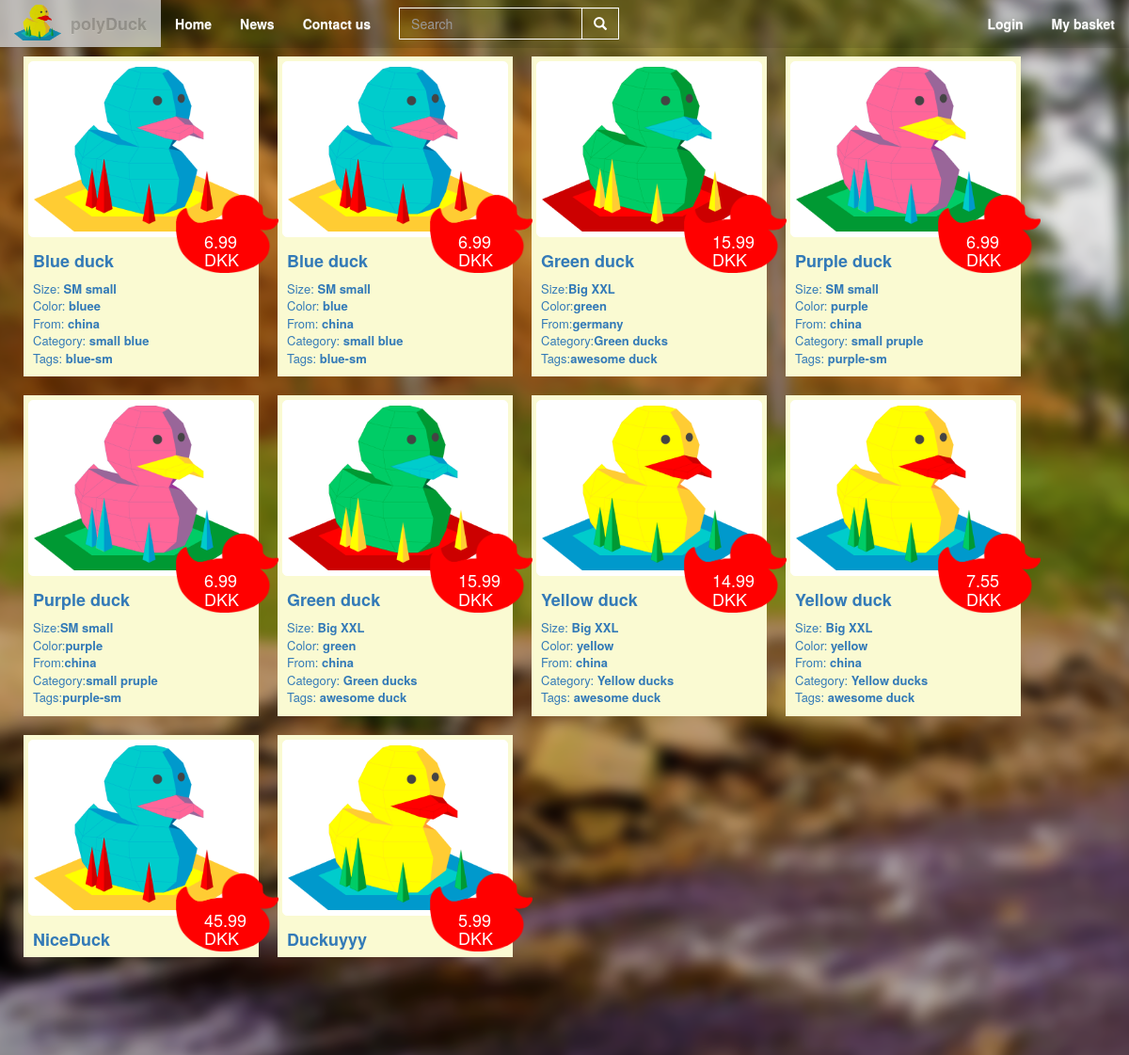
The page / on the database its author committed.
### tables this page shows
CREATE TABLE `products` (
  `Product_ID` int(20) NOT NULL,
  `name` varchar(50) NOT NULL,
  `price` float NOT NULL,
  `description` varchar(255) NOT NULL,
  `color` varchar(20) NOT NULL,
  `size` varchar(15) NOT NULL,
  `category` varchar(20) NOT NULL,
  `images` varchar(255) NOT NULL,
  `stock` int(255) NOT NULL,
  `tags` varchar(50) NOT NULL,
  `manufacture` varchar(100) NOT NULL,
  `views` int(15) DEFAULT NULL,
  `upVote` int(15) DEFAULT NULL
);

### model/Model.php (called while the page is built, shortened)
<?php
include_once ("model/Database.php");
 class Model {
        function Connect(){
         $db = require('model/conn.php');
         $connection = new Database($db);
         return $connection;
     }
	    public function getProductList()
	{
        $proData = $this->Connect()->getQuery("SELECT * FROM products");
            return $proData;
        }
}

### model/Database.php (called while the page is built, shortened)
<?php
class Database
{
    protected $conn;
    public function __construct(mysqli $conn){
        $this->conn = $conn;
    }
    public function getConnection(){
    return $this->conn;
    }
    public function getQuery($query){
        $getData = $this->getConnection()->query($query);
        return $getData;
    }
}

### view/productpage.php (the view)
<?php
    $output = '';
if(mysqli_num_rows($products) > 0){
        $output .= '';
    while($product = mysqli_fetch_array($products)){
		$output .=	'<div class="items">
 <a href="index.php?product='.$product['name'].'">
           <div class="itemWhite">
            <img class="itemPicture" src="' . $product['images'] . '">
            </div>
    <div class="itemInfoHide caption">
    <div class="transitionInformation">
         <h4>
         <strong>'.$product['name'].'</strong>
			</h4>
              <div class="pricey">
              <h4>' . $product['price'] . ' DKK</h4>
             <img src="red.png" class="stick">
              </div>
              <div class="otherInformation">
             Size:<strong>' . $product['size'] . '</strong><br>
             Color:<strong>' . $product['color'] . '</strong><br>
             From:<strong>' . $product['manufacture'] . '</strong><br>
             Category:<strong>' . $product['category'] . '</strong><br>
             Tags:<strong>' . $product['tags'] . '</strong><br>
              </div>
    </div>
    </div>
    </a>
</div>
			';
    }
    echo $output;
}
else
{
    echo ' ';
}
?>

### index.php (shortened to what this page needs)
<?php
include_once("controller/Controller.php");
$controller = new Controller();
?>
<!DOCTYPE html>
<html lang="en">
<head>
    <link rel="stylesheet" href="https://maxcdn.bootstrapcdn.com/bootstrap/3.3.7/css/bootstrap.min.css">
    <link rel="stylesheet" href="https://maxcdn.bootstrapcdn.com/bootstrap/3.3.7/css/bootstrap-theme.min.css">
    <link href="view/sass/main.css" type="text/css" rel="stylesheet">
    <link rel='stylesheet' type='text/css' href='view/sass/css/contactform.css'>
</head>
<body>
<nav id="navigation" class="navbar-fixed-top navbar">
    <div class="container-fluid">
        <div class="navbar-header">
            <a class="navbar-brand" href="index.php"><img class="duckLogo" src="user_images/duck_yellow.png">polyDuck</a>
        </div>
        <div class="collapse navbar-collapse" id="bs-example-navbar-collapse-1">
            <ul class="nav navbar-nav">
                <li class="active"><a href="index.php">Home <span class="sr-only">(current)</span></a></li>
                <li><a href="index.php?page=news">News</a></li>
                <li><a href="index.php?page=contacts">Contact us</a></li>
            </ul>
            <form class="navbar-form navbar-left">
                <div class="input-group">
                    <div class="form-group">
                        <input type="text" name="search_text" id="search_text" class="form-control" placeholder="Search">
                    </div>
                    <span class="input-group-btn">
        <button type="button" class="search_button btn btn-default"><span class="glyphicon glyphicon-search" aria-hidden="true"></span></button>
                </span>
                </div>
            </form>
            <form method="post">
            <ul class="nav navbar-nav navbar-right">
                <?php
                if(isset($_SESSION['username'])){
                    echo "<li><a href='controller/logout.php' >Logout</a></li>
                          <li><a href='index.php?page=profile'>My profile</a></li>
                          <li><a href='index.php?page=basket'>My basket</a></li>";
                }
                else {
                 echo   "<li><a data-toggle='modal' data-target='.bs-example-modal-lg' class='loginModal'>Login</a></li>
                         <li><a href='index.php?page=basket'>My basket</a></li>";
                }
?>
            </ul>
            </form>
        </div>
    </div>
</nav>
<div class="wrapper">
    <div class="mainTile">
        <div class="containerMain">
                <div id="static" class="staticItems slideAn">
                    <?php
                    $controller->invoke();
?>
                </div>
            </div>
        </div>
    </div>
</body>
</html>

### controller/Controller.php (shortened to what this page needs)
<?php
include_once("model/Model.php");
class Controller
{
    public $model;
    public function __construct()
    {
        $this->model = new Model();
    }
    public function invoke()
    {
        if (!empty($_POST)) {
            switch ($_POST) {
                default:
                    $this->homePage();
                    break;
                case isset($_POST['login']);
                    $this->model->Login($_POST['username'], $_POST['password']);
                    break;
                case isset($_POST['register']);
                    $this->model->Register($_POST['username'], $_POST['password'], $_POST['email']);
                    break;
                case isset($_POST['submit_comment']);
                    if(!empty($_POST['postName']) && !empty($_POST['comment'])) {
                        $this->model->postComment($_POST['postName'], $_POST['comment']);
                        $productSelected = $this->model->getProductById($_SESSION['LOC'][1]);
                        include 'view/viewproduct.php';
                    }
                    break;
            }
        }
        else {
            $this->homePage();
        }
    }
    public function homePage()
    {
        $products = $this->model->getProductList();
        include 'view/productpage.php';
    }
}

### view/sass/main.css (style rules this page uses)
nav { background-color: rgba(0, 0, 0, 0.1); }
nav a { color: white; font-weight: 700; }
.navbar-form #search_text { color: white; background: none; border: white solid 1.5px; }
.navbar-form .search_button { background: none; border-radius: 0; border: white solid 1.5px; }
.navbar-form .search_button span { color: white; text-shadow: none; }
body { overflow-x: hidden; padding-top: 50px; background-color: black; }
body a { cursor: pointer; }
body .duckLogo { margin-top: -10px; float: left; width: 50px; margin-right: 10px; }
body .wrapper { width: 100%; }
body .wrapper .mainTile { transition-duration: 1s; width: 100%; height: 100vh; float: left; }
body .wrapper .mainTile .containerMain { padding: 0 15px; }
.items { margin: 10px; padding: 5px; float: left; width: 250px; background-color: lightgoldenrodyellow; }
.items .itemInfoHide { position: relative; }
.items .itemInfoHide .transitionInformation { font-size: 13px; padding: 5px; width: 75%; float: left; }
.items .itemInfoHide .transitionInformation .pricey { color: white; float: right; margin-top: -91px; margin-right: 18px; }
.items .itemInfoHide .transitionInformation .pricey h4 { position: absolute; z-index: 20; margin-top: 40px; margin-left: 30px; }
.items .itemInfoHide .transitionInformation .pricey .stick { width: 109px; height: auto; z-index: 10; position: absolute; }
.items .itemWhite { padding: 5px; border: solid white 1px; border-radius: 5px; background-color: white; }
.items .itemPicture { position: relative; height: auto; width: 100%; }

### rows shown on the page
products: images (picture), name "Blue duck", price "6.99", size "SM small", color "bluee", manufacture "china", category "small blue", tags "blue-sm"
products: images (picture), name "Blue duck", price "6.99", size "SM small", color "blue", manufacture "china", category "small blue", tags "blue-sm"
products: images (picture), name "Green duck", price "15.99", size "Big XXL", color "green", manufacture "germany", category "Green ducks", tags "awesome duck"
products: images (picture), name "Purple duck", price "6.99", size "SM small", color "purple", manufacture "china", category "small pruple", tags "purple-sm"
products: images (picture), name "Purple duck", price "6.99", size "SM small", color "purple", manufacture "china", category "small pruple", tags "purple-sm"
products: images (picture), name "Green duck", price "15.99", size "Big XXL", color "green", manufacture "china", category "Green ducks", tags "awesome duck"
products: images (picture), name "Yellow duck", price "14.99", size "Big XXL", color "yellow", manufacture "china", category "Yellow ducks", tags "awesome duck"
products: images (picture), name "Yellow duck", price "7.55", size "Big XXL", color "yellow", manufacture "china", category "Yellow ducks", tags "awesome duck"
products: images (picture), name "NiceDuck", price "45.99", size "Tiny", color "colorful", manufacture "Portugal", tags "none"
products: images (picture), name "Duckuyyy", price "5.99", color "yellow", tags "sdsds"
